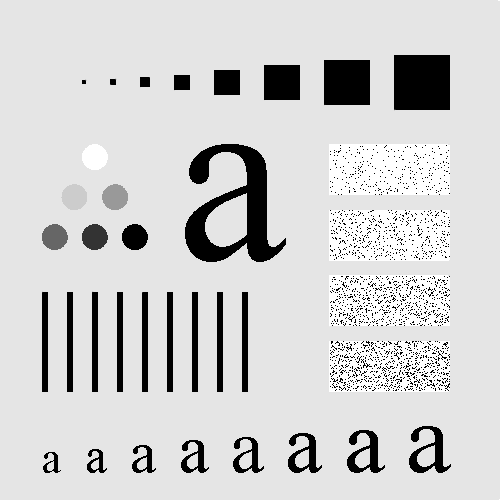
%> input picture Problem3/fig/characters_test_pattern.tif, 500 x 500 px
$ octave GaussianHighpass.m   (GNU Octave 9; MATLAB toolbox functions it lacks are replaced by stand-ins)
%> lines starting %> are read from the running program, lines starting %| are printed output that depends on the picture
### Problem3/SourceCode/gaussianHighpassfilter.m
function out = gaussianHighpassfilter( I, sigma )
%GAUSSHIGHPASSFILTER: Construction frequency domain Gaussian low pass filter
% I: input image
% sigma: sigma parameter of Gaussian function
% out: return value

[M, N] = size(I);
out = ones(M,N);
for i = 1:M
    for j = 1:N
        out(i,j)=1-exp(-((i-M/2)^2+(j-N/2)^2)/2/sigma^2);
    end
end

### Problem3/SourceCode/imfreqfilt.m
function out = imfreqfilt(I, ff)
% imfreqfilt function: frequency domain filtering of grayscale image
% @I: input spatial image
% @ff: applied frequency domain filter same with the original image
if (ndims(I)==3) && (size(I,3)==3) % RGB Image
    I = rgb2gray(I);
end
if (size(I) ~= size(ff))
    msg1 = sprintf('%s: The filter is not the same size with the original image, please check the input.', mfilename);
    msg2 = sprintf('%s: The filtering operation has been cancelled.', mfilename);
    eid = sprintf('Images:%s:ImageSizeNotEqual',mfilename);
    error(eid,'%s %s',msg1,msg2);
end
% fast fourier transform
f = fft2(double(I));
% move the origin point
s = fftshift(f);
% Apply filter and inverse transform
% Multiply corresponding element to implement the frequency domain filtering
out = s .* ff;
out = ifftshift(out);
out = ifft2(out);
% Modulus value
out = abs(out);
% Normalized for display
out = out/max(out(:));

### Problem3/SourceCode/GaussianHighpass.m

clear; clc; close all;
I = imread('../fig/characters_test_pattern.tif');
%> I is the input picture: size 500x500 uint8; min 0, max 255, mean 207.4

figure('Name', 'Origin Image');
imshow(I);

% Generate filter
ff = gaussianHighpassfilter(I, 10);
% Apply filter
out = imfreqfilt(I, ff);

figure('Name', 'Gaussian HPF, freq = 10');
imshow(out);

% Generate filter
ff = gaussianHighpassfilter(I, 30);
%> call 2 of gaussianHighpassfilter, with sigma = 30
%> after the loop in gaussianHighpassfilter (call 2), `for i = 1:M`:
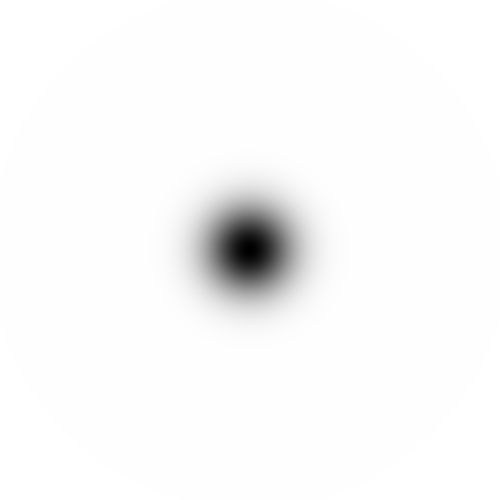
%> out: size 500x500 double; min 0, max 1, mean 0.977
% Apply filter
out = imfreqfilt(I, ff);

figure('Name', 'Gaussian HPF, freq = 30');
imshow(out);% Generate filter

ff = gaussianHighpassfilter(I, 60);
%> call 3 of gaussianHighpassfilter, with sigma = 60
%> after the loop in gaussianHighpassfilter (call 3), `for i = 1:M`:
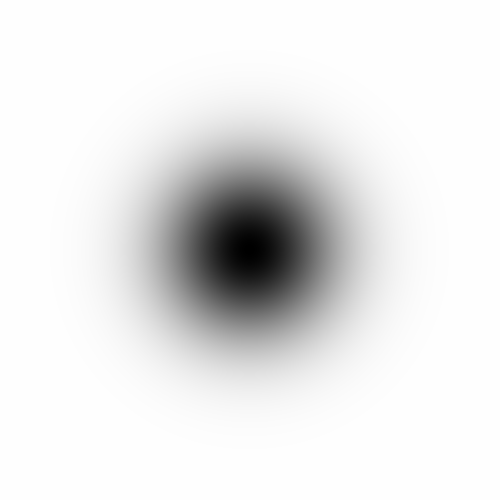
%> out: size 500x500 double; min 0, max 1, mean 0.91
% Apply filter
out = imfreqfilt(I, ff);
%> in imfreqfilt (call 3), `out = abs(out);`:
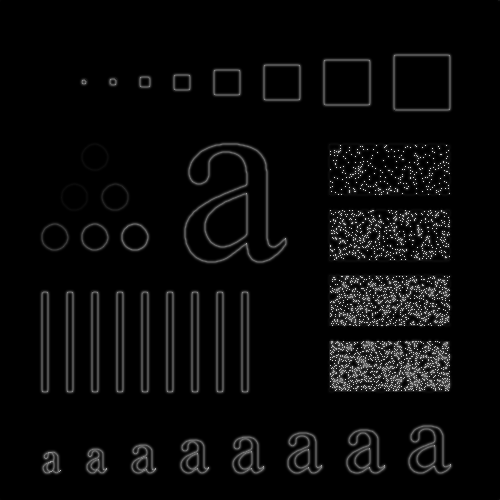
%> out: size 500x500 double; min 5.78e-06, max 231.9, mean 9.7

figure('Name', 'Gaussian HPF, freq = 60');
imshow(out);% Generate filter
ff = gaussianHighpassfilter(I, 160);
%> call 4 of gaussianHighpassfilter, with sigma = 160
%> after the loop in gaussianHighpassfilter (call 4), `for i = 1:M`:
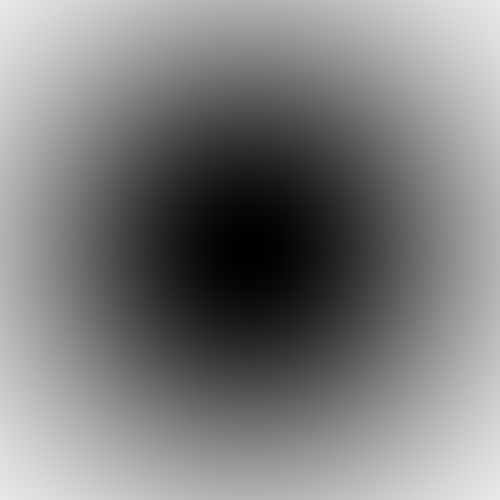
%> out: size 500x500 double; min 0, max 0.913, mean 0.5
% Apply filter
out = imfreqfilt(I, ff);
%> in imfreqfilt (call 4), `out = abs(out);`:
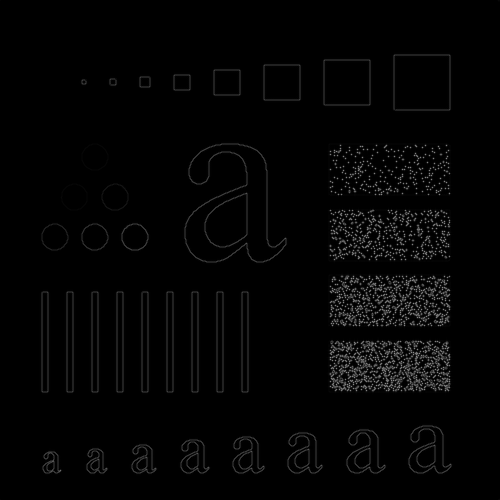
%> out: size 500x500 double; min 6.78e-05, max 138.8, mean 4.4
%> in imfreqfilt (call 4), `out = out/max(out(:));`:
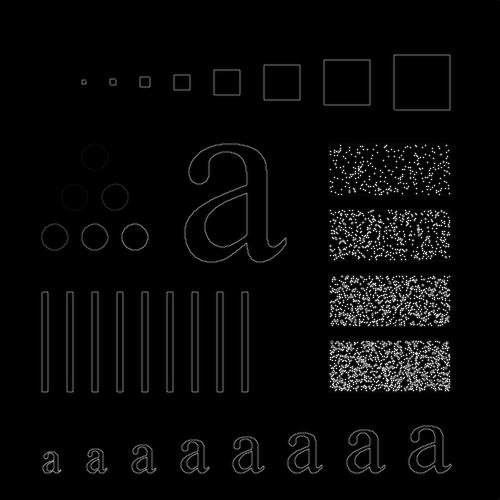
%> out: size 500x500 double; min 4.89e-07, max 1, mean 0.0318

figure('Name', 'Gaussian HPF, freq = 160');
imshow(out);% Generate filter
ff = gaussianHighpassfilter(I, 460);
%> call 5 of gaussianHighpassfilter, with sigma = 460
%> after the loop in gaussianHighpassfilter (call 5), `for i = 1:M`:
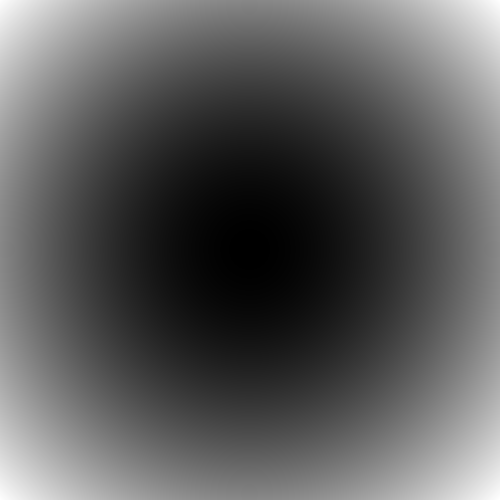
%> out: size 500x500 double; min 0, max 0.256, mean 0.092; drawn with min black and max white
% Apply filter
out = imfreqfilt(I, ff);

figure('Name', 'Gaussian HPF, freq = 460');
imshow(out);% Generate filter
